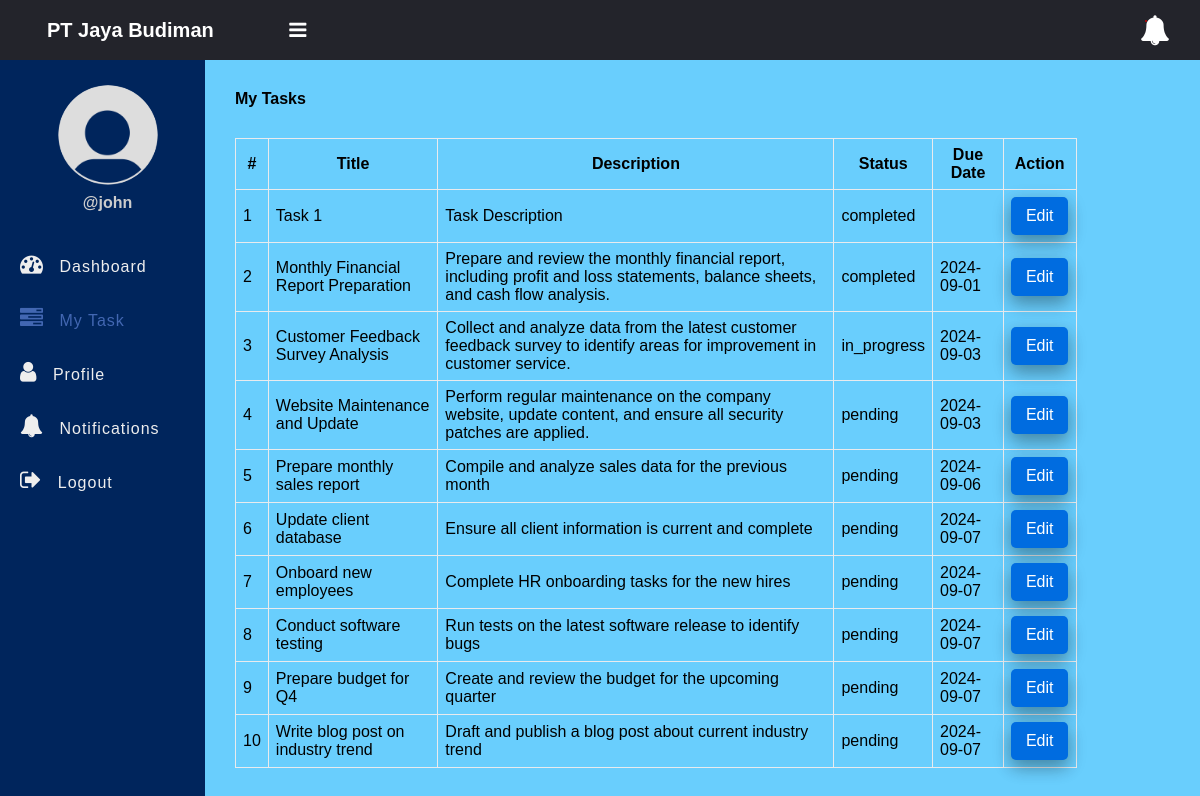
/my_task.php (signed in), run on the app's committed database.
### tables this page shows
CREATE TABLE `tasks` (
  `id` int(11) NOT NULL,
  `title` varchar(100) NOT NULL,
  `description` text DEFAULT NULL,
  `assigned_to` int(11) DEFAULT NULL,
  `due_date` date DEFAULT NULL,
  `status` enum('pending','in_progress','completed') DEFAULT 'pending',
  `created_at` timestamp NOT NULL DEFAULT current_timestamp()
);

### app/model/Task.php (called while the page is built, shortened)
<?php
function get_all_tasks_by_id($conn, $id){
	$sql = "SELECT * FROM tasks WHERE assigned_to=?";
	$stmt = $conn->prepare($sql);
	$stmt->execute([$id]);
	if($stmt->rowCount() > 0){
		$tasks = $stmt->fetchAll();
	}else $tasks = 0;
	return $tasks;
}

### my_task.php (the view, shortened to what this page needs)
<?php
if (isset($_SESSION['role']) && isset($_SESSION['id'])) {
    include "DB_connection.php";
    include "app/Model/Task.php";
    include "app/Model/User.php";
    $tasks = get_all_tasks_by_id($conn, $_SESSION['id']);
 ?>
<!DOCTYPE html>
<html>
<head>
	<link rel="stylesheet" href="https://stackpath.bootstrapcdn.com/font-awesome/4.7.0/css/font-awesome.min.css">
	<link rel="stylesheet" href="css/style.css">
</head>
<body>
	<?php include "inc/header.php" ?>
	<div class="body">
		<?php include "inc/nav.php" ?>
		<section class="section-1">
			<h4 class="title">My Tasks</h4>
			<?php if ($tasks != 0) { ?>
			<table class="main-table">
				<tr>
					<th>#</th>
					<th>Title</th>
					<th>Description</th>
					<th>Status</th>
					<th>Due Date</th>
					<th>Action</th>
				</tr>
				<?php $i=0; foreach ($tasks as $task) { ?>
				<tr>
					<td><?=++$i?></td>
					<td><?=$task['title']?></td>
					<td><?=$task['description']?></td>
					<td><?=$task['status']?></td>
	            <td><?=$task['due_date']?></td>
					<td>
						<a href="edit-task-employee.php?id=<?=$task['id']?>" class="edit-btn">Edit</a>
					</td>
				</tr>
			   <?php	} ?>
			</table>
		<?php }else { ?>
			<h3>Empty</h3>
		<?php  }?>
		</section>
	</div>
</body>
</html>
<?php }else{
   $em = "First login";
   header("Location: login.php?error=$em");
   exit();
}
 ?>

### css/style.css (style rules this page uses)
* { padding: 0; margin: 0; box-sizing: border-box; font-family: arial, sans-serif; }
.body { display: flex; }
.section-1 { padding: 30px; width: 100%; background: rgb(105, 206, 253); }
.section-1 .title { margin-bottom: 10px; }
.main-table, .main-table tr, .main-table th, .main-table td { border: 1px solid #e9ebee; border-collapse: collapse; padding: 7px; }
.main-table { width: 90%; margin-top: 30px; }
.edit-btn { text-decoration: none; display: inline-block; padding-left: 10px; border: none; background: #006CE0; padding: 10px 15px; color: #fff; font-size: 16px; border-radius: 5px; cursor: pointer; outline: none; transition: background 1s; box-shadow: 0 8px 16px 0 rgba(0,0,0,0.2), 0 6px 20px 0 rgba(0,0,0,0.19); }

### data on the page
tasks: title "Task 1", description "Task Description", status "completed"
tasks: title "Monthly Financial Report Preparation", description "Prepare and review the monthly financial report, including profit and loss statements, balance sheets, and cash flow analysis.", status "completed", due_date "2024-09-01"
tasks: title "Customer Feedback Survey Analysis", description "Collect and analyze data from the latest customer feedback survey to identify areas for improvement in customer service.", status "in_progress", due_date "2024-09-03"
tasks: title "Website Maintenance and Update", description "Perform regular maintenance on the company website, update content, and ensure all security patches are applied.", status "pending", due_date "2024-09-03"
tasks: title "Prepare monthly sales report", description "Compile and analyze sales data for the previous month", status "pending", due_date "2024-09-06"
tasks: title "Update client database", description "Ensure all client information is current and complete", status "pending", due_date "2024-09-07"
tasks: title "Onboard new employees", description "Complete HR onboarding tasks for the new hires", status "pending", due_date "2024-09-07"
tasks: title "Conduct software testing", description "Run tests on the latest software release to identify bugs", status "pending", due_date "2024-09-07"
tasks: title "Prepare budget for Q4", description "Create and review the budget for the upcoming quarter", status "pending", due_date "2024-09-07"
tasks: title "Write blog post on industry trend", description "Draft and publish a blog post about current industry trend", status "pending", due_date "2024-09-07"

### other printed values
$_SESSION['username'] "john"
